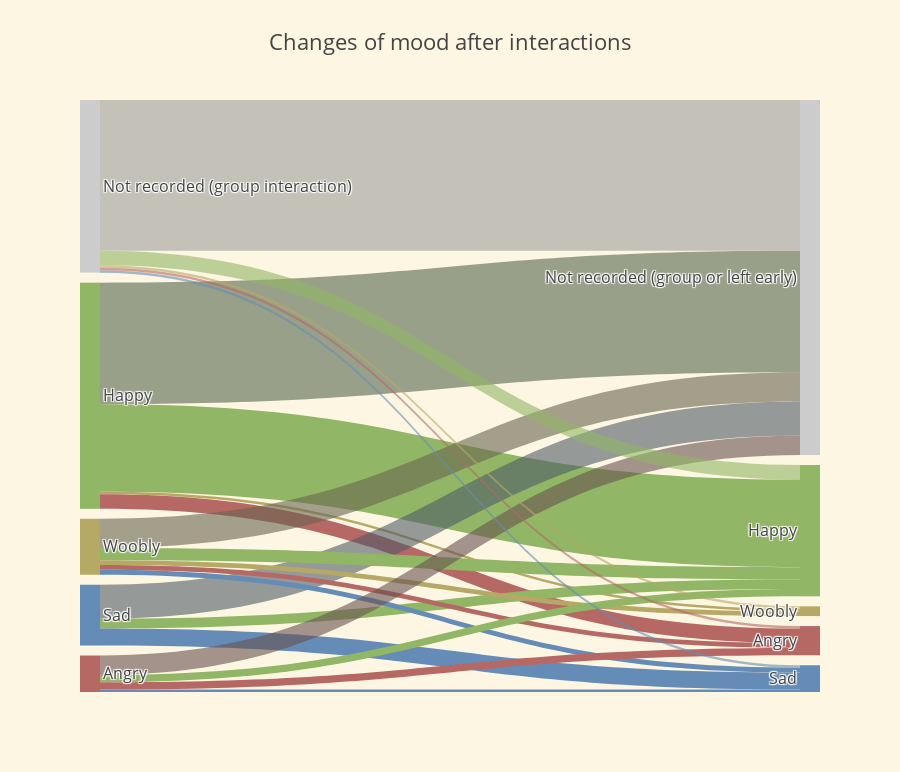

Notebook code for this chart:
### Code cell
import plotly.graph_objs as go
from plotly.offline import download_plotlyjs, init_notebook_mode, plot, iplot
init_notebook_mode(connected=True)

# Nodes & links
nodes = [['ID', 'Label', 'Color'],
        [0,'Happy','#91b665'],
        [1,'Sad','#658cb6'],
        [2,'Woobly','#b6a965'],
        [3,'Angry','#b66865'],
        [4,'Not recorded (group interaction)','#CCCCCC'],
        [5,'Happy','#91b665'],
        [6,'Sad','#658cb6'],
        [7,'Woobly','#b6a965'],
        [8,'Angry','#b66865'],
        [9,'Not recorded (group or left early)','#CCCCCC'],]


# Retrieve headers and build dataframes
nodes_headers = nodes.pop(0)
df_nodes = pd.DataFrame(nodes, columns = nodes_headers)

# Sankey plot setup
data_trace = dict(
    type='sankey',
    domain = dict(
      x =  [0,1],
      y =  [0,1]
    ),
    orientation = "h",
    valueformat = ".0f",
    node = dict(
      pad = 10,
    # thickness = 30,
      line = dict(
        color = "black",
        width = 0
      ),
      label =  df_nodes['Label'].dropna(axis=0, how='any'),
      color = df_nodes['Color']
    ),
    link = dict(
      source = moods_count.initial_mood,
      target = moods_count.final_mood,
      value = moods_count["count"],
      color= moods_count.colour
  )
)

layout = dict(
        title = "Changes of mood after interactions",
    height = 772,
    font = dict(
      size = 16),
    paper_bgcolor='#fdf6e3',
    plot_bgcolor='#fdf6e3'
)

fig = dict(data=[data_trace], layout=layout)

config = {
  'toImageButtonOptions': {
    'format': 'png', # one of png, svg, jpeg, webp
    'filename': 'moods',
    'height': 450*2,
    'width': 874*2,
    'scale': 1 # Multiply title/legend/axis/canvas sizes by this factor
  }
}

iplot(fig, config=config,validate=False)

### Figure 1 — Plotly figure (JSON) as saved in the notebook; plotly's stock layout.template omitted (floating-point values rounded to 4 significant figures)
{"data": [{"domain": {"x": [0, 1], "y": [0, 1]}, "link": {"color": ["#91b665", "#b6a965", "#b66865", "#58685199", "#91b665", "#658cb6", "#515c6899", "#91b665", "#658cb6", "#b6a965", "#b66865", "#68675199", "#91b665", "#658cb6", "#b66865", "#68535199", "#91b66599", "#658cb699", "#b6a96599", "#b6686599", "#9e9e9e99", "#658cb6", "#b66865", "#b6a965", "#b6a965"], "source": [0, 0, 0, 0, 1, 1, 1, 2, 2, 2, 2, 2, 3, 3, 3, 3, 4, 4, 4, 4, 4, 0, 1, 1, 3], "target": [5, 7, 8, 9, 5, 6, 9, 5, 6, 7, 8, 9, 5, 6, 8, 9, 5, 6, 7, 8, 9, 6, 8, 7, 7], "value": [36, 1, 6, 50, 4, 7, 14, 5, 2, 2, 2, 12, 3, 1, 3, 8, 6, 1, 1, 1, 62, null, null, null, null]}, "node": {"color": ["#91b665", "#658cb6", "#b6a965", "#b66865", "#CCCCCC", "#91b665", "#658cb6", "#b6a965", "#b66865", "#CCCCCC"], "label": ["Happy", "Sad", "Woobly", "Angry", "Not recorded (group interaction)", "Happy", "Sad", "Woobly", "Angry", "Not recorded (group or left early)"], "line": {"color": "black", "width": 0}, "pad": 10}, "orientation": "h", "type": "sankey", "valueformat": ".0f"}], "layout": {"font": {"size": 16}, "height": 772, "paper_bgcolor": "#fdf6e3", "plot_bgcolor": "#fdf6e3", "title": "Changes of mood after interactions"}}
